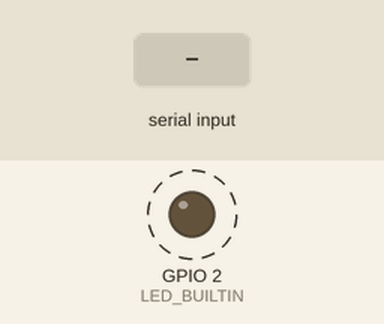
Bench run of a program on a simulated ESP32. Parts: output pins drawn as LEDs (lit = HIGH). Dashed ring = blinking. Inputs (shaded band) come from the test bench. What the program prints to the serial monitor is not drawn.

Above: at 2.2 s.
2.3 s: "+\n" received over Serial
Timing chart, 0 to 10.5 s (numbered marks = the images above; inputs shaded):
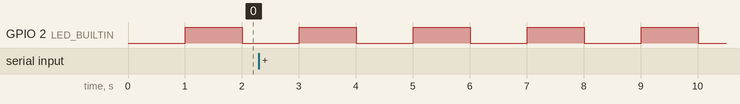

The program:

main.cpp
```cpp
#include <Arduino.h>
/*
 * Example 6 for ESP 32 programing class
 * Serial demo code
 * Modification of blink Code
 * Non blocking Serial read and
 * modify flash rate based on it
 * NF 2022-05-28.
 */

// remove for onboard led
#define LED_BUILTIN 2

// define base blink period
#define BASE_PERIOD 1000
// buffer size for serial read
#define BUF_LEN 15

// last timer update LED
uint64_t PastMils;
// led on/off
bool CurLEDState;
// LED on/off time mills
uint32_t LEDperiod;
char buffer[BUF_LEN];// buffer for serial read
uint32_t i; //buffer cur char index
bool inputEnd;

// read chars from serial (non-blocking)
// will return done=true when end of buffer or return char
void readSerial(char serData[], uint32_t& i, bool done)
{
  char Ch = 'a';
  done = false;
	if (i < BUF_LEN)
	{
		while ((Serial.available() > 0))
		{
			Ch = Serial.read();
			if ((Ch != '\n') && (Ch != '\r') && (i < BUF_LEN)) //need to trap both <CR> & <LF> !
			{
				serData[i] = Ch;
				i++;
			}
			Serial.print(Ch); // echo to terminal
      if ((Ch == '\n') || (Ch == '\r')|| (i >= BUF_LEN))
      {
        done = true;
        Serial.println(); //echo newline/return
      }
		}
	}
  else
  {
    done =true;
    Serial.println(); //echo newline/return
  }
}

//function to toggle led on / off
bool toggleLed(bool state)
{
  bool newState;
  if (state == true)
  {
  // turn the LED on
    digitalWrite(LED_BUILTIN, HIGH);
    newState = false;
  }
  else
  {
  // turn the LED off
    digitalWrite(LED_BUILTIN, LOW);
    newState = true;
  }
  return newState;
}

void setup()
{
  // initialize serial port
  Serial.begin(115200);
  // initialize LED digital pin as an output.
  pinMode(LED_BUILTIN, OUTPUT);
  CurLEDState = true;
  LEDperiod = BASE_PERIOD;
  Serial.println("Started run");
  i = 0;
  inputEnd = false;
  delay(1000);
}

void loop()
{
  if (millis() > (PastMils + LEDperiod))
  {
      CurLEDState = toggleLed(CurLEDState);
      PastMils = millis();
  }

  //serial read code here
  if (inputEnd == false)
  {
    readSerial(buffer, i, inputEnd);
  }
  else
  {
    if(buffer[0] == '+')
    {
      LEDperiod = LEDperiod / 2;
      Serial.print("led period is now ");
      Serial.println(LEDperiod);
    }
    i = 0;
    inputEnd = false;
  }
  // reset back to base if below 2 ms
  if (LEDperiod < 2)
    LEDperiod = BASE_PERIOD;
}
```

Measured:
- by itself, GPIO 2 (LED_BUILTIN): alternates HIGH for 1.0 s and LOW for 1.0 s
